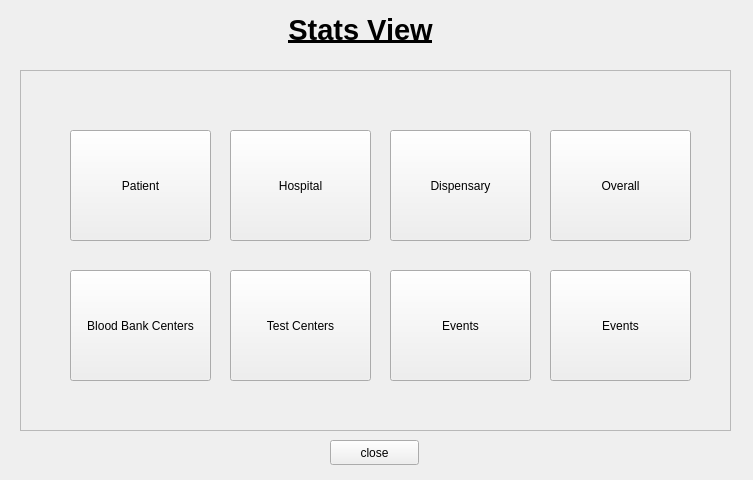
<?xml version="1.0" encoding="UTF-8"?>
<ui version="4.0">
 <class>superadminstats</class>
 <widget class="QWidget" name="superadminstats">
  <property name="geometry">
   <rect>
    <x>0</x>
    <y>0</y>
    <width>753</width>
    <height>480</height>
   </rect>
  </property>
  <property name="windowTitle">
   <string>Form</string>
  </property>
  <widget class="QLabel" name="titleLabel">
   <property name="geometry">
    <rect>
     <x>180</x>
     <y>10</y>
     <width>361</width>
     <height>41</height>
    </rect>
   </property>
   <property name="styleSheet">
    <string notr="true">font-size:14pt;
font-weight: bold;</string>
   </property>
   <property name="text">
    <string>&lt;html&gt;&lt;head/&gt;&lt;body&gt;&lt;p align=&quot;center&quot;&gt;&lt;span style=&quot; font-size:22pt; text-decoration: underline;&quot;&gt;Stats View&lt;/span&gt;&lt;/p&gt;&lt;/body&gt;&lt;/html&gt;</string>
   </property>
  </widget>
  <widget class="QFrame" name="frame">
   <property name="geometry">
    <rect>
     <x>20</x>
     <y>70</y>
     <width>711</width>
     <height>361</height>
    </rect>
   </property>
   <property name="frameShape">
    <enum>QFrame::StyledPanel</enum>
   </property>
   <property name="frameShadow">
    <enum>QFrame::Raised</enum>
   </property>
   <widget class="QPushButton" name="overall">
    <property name="geometry">
     <rect>
      <x>530</x>
      <y>60</y>
      <width>141</width>
      <height>111</height>
     </rect>
    </property>
    <property name="text">
     <string>Overall</string>
    </property>
   </widget>
   <widget class="QPushButton" name="dispensary">
    <property name="geometry">
     <rect>
      <x>370</x>
      <y>60</y>
      <width>141</width>
      <height>111</height>
     </rect>
    </property>
    <property name="text">
     <string>Dispensary</string>
    </property>
   </widget>
   <widget class="QPushButton" name="patient">
    <property name="geometry">
     <rect>
      <x>50</x>
      <y>60</y>
      <width>141</width>
      <height>111</height>
     </rect>
    </property>
    <property name="text">
     <string>Patient</string>
    </property>
   </widget>
   <widget class="QPushButton" name="hospital">
    <property name="geometry">
     <rect>
      <x>210</x>
      <y>60</y>
      <width>141</width>
      <height>111</height>
     </rect>
    </property>
    <property name="text">
     <string>Hospital</string>
    </property>
   </widget>
   <widget class="QPushButton" name="pushButton_5">
    <property name="geometry">
     <rect>
      <x>50</x>
      <y>200</y>
      <width>141</width>
      <height>111</height>
     </rect>
    </property>
    <property name="text">
     <string>Blood Bank Centers</string>
    </property>
   </widget>
   <widget class="QPushButton" name="testcenter">
    <property name="geometry">
     <rect>
      <x>210</x>
      <y>200</y>
      <width>141</width>
      <height>111</height>
     </rect>
    </property>
    <property name="text">
     <string>Test Centers</string>
    </property>
   </widget>
   <widget class="QPushButton" name="events">
    <property name="geometry">
     <rect>
      <x>370</x>
      <y>200</y>
      <width>141</width>
      <height>111</height>
     </rect>
    </property>
    <property name="text">
     <string>Events</string>
    </property>
   </widget>
   <widget class="QPushButton" name="doctor">
    <property name="geometry">
     <rect>
      <x>530</x>
      <y>200</y>
      <width>141</width>
      <height>111</height>
     </rect>
    </property>
    <property name="text">
     <string>Events</string>
    </property>
   </widget>
  </widget>
  <widget class="QPushButton" name="pushButton_9">
   <property name="geometry">
    <rect>
     <x>330</x>
     <y>440</y>
     <width>89</width>
     <height>25</height>
    </rect>
   </property>
   <property name="text">
    <string>close</string>
   </property>
  </widget>
 </widget>
 <resources/>
 <connections/>
</ui>
